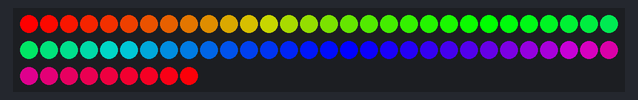
Recording of a program running on a simulated Raspberry Pi Pico running CircuitPython. On the bench: 69 RGB LEDs in strip order, left to right, continuing on the next row.

Above: at 0.16 s.
At 4.41 s:
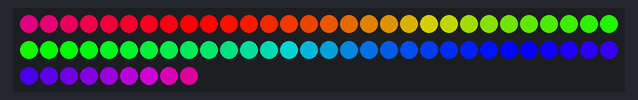
At 9.57 s:
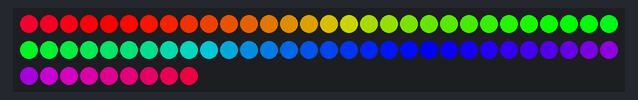
At 19.89 s:
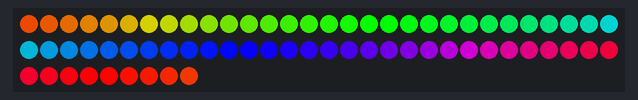
At 30.21 s:
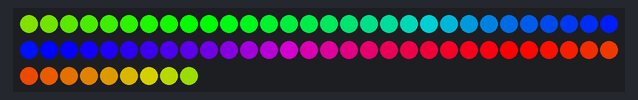
At 39.62 s:
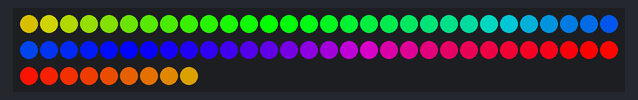

The program:

z_hardware_test.py
```python
import time
import board
import neopixel

# Configuration
PIXEL_PIN = board.GP15   # GPIO pin connected to the NeoPixels (GPIO 15)
NUM_PIXELS = 69          # Number of NeoPixels

# Create the NeoPixel object
pixels = neopixel.NeoPixel(PIXEL_PIN, NUM_PIXELS, auto_write=False)

def wheel(pos):
    """Generate rainbow colors across 0-255 positions."""
    if pos < 0 or pos > 255:
        return (0, 0, 0)
    if pos < 85:
        return (255 - pos * 3, pos * 3, 0)
    elif pos < 170:
        pos -= 85
        return (0, 255 - pos * 3, pos * 3)
    else:
        pos -= 170
        return (pos * 3, 0, 255 - pos * 3)

while True:
    for j in range(255):
        for i in range(NUM_PIXELS):
            pixel_index = (i * 256 // NUM_PIXELS) + j
            pixels[i] = wheel(pixel_index & 255)
        pixels.show()
        time.sleep(0.01)
```
